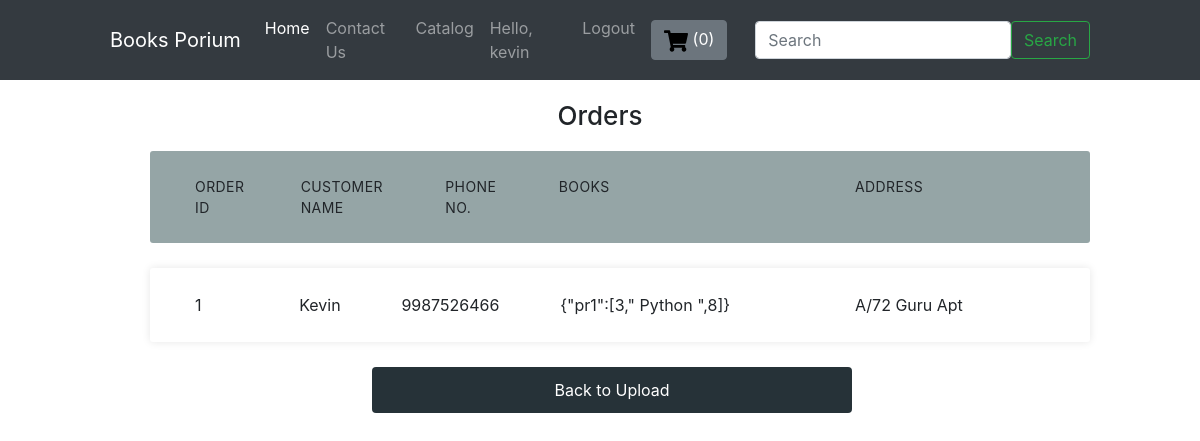
Before: /vieworders (signed in) with the older database file.
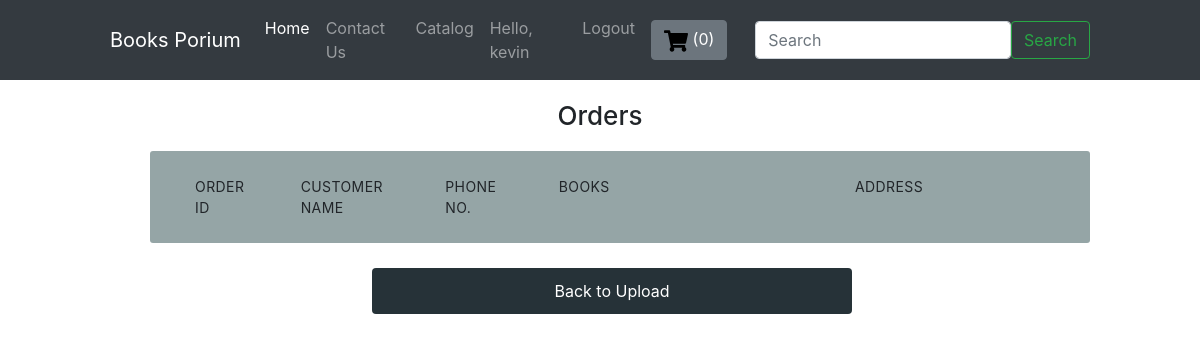
After: the same page with the newer database file.
### Home/models.py (models this page shows, shortened)
class Orders(models.Model):
    order_id= models.AutoField(primary_key=True)
    items_json= models.CharField(max_length=5000)
    name=models.CharField(max_length=90)
    email=models.CharField(max_length=300)
    address=models.CharField(max_length=300)
    city=models.CharField(max_length=300)
    state=models.CharField(max_length=300)
    zip_code=models.CharField(max_length=300)
    phone = models.CharField(max_length=300, default="")

### Home/views.py (the view)
# urls.py: path('vieworders', views.vieworders,name = 'vieworders'),
def vieworders(request):
    all_Materials = Orders.objects.all()
    return render(request, 'vieworders.html', {"Materials": all_Materials})

### templates/vieworders.html (shortened to what this page needs)
{% extends 'base.html' %}
{%block css%}
<link rel="stylesheet" href="../css/vieworders.css">
 {%endblock css%}
{% block body %}
<div class="container">
  <h2> Orders </h2>
  <ul class="responsive-table">
    <li class="table-header">
      <div class="col col-1">Order Id</div>
      <div class="col col-2">Customer Name</div>
        <div class="col col-4">Phone No.</div>
      <div class="col col-5">Books</div>
      <div class="col col-6">Address</div>
    </li>
    {% for Material in Materials %}
    <li class="table-row">
      <div class="col col-1" data-label="Job Id">{{ Material.order_id }}</div>
      <div class="col col-2" data-label="Customer Name">{{ Material.name }}</div>
        <div class="col col-4" data-label="Customer Name">{{ Material.phone }}</div>
      <div class="col col-5" data-label="Amount">{{ Material.items_json }}</div>
      <div class="col col-6" data-label="Payment Status">{{ Material.address }}</div>
    </li>
    {% endfor %}
  </ul>
</div>
<a href="upload_book.html"><button type="submit" class="btn"  id="back"> Back to Upload </button></a>
{% endblock%}

Changed rows visible on the page:
removed Orders: order_id "1", name "Kevin", phone "9987526466", items_json "{\"pr1\":[3,\" Python \",8]}", address "A/72 Guru Apt"
